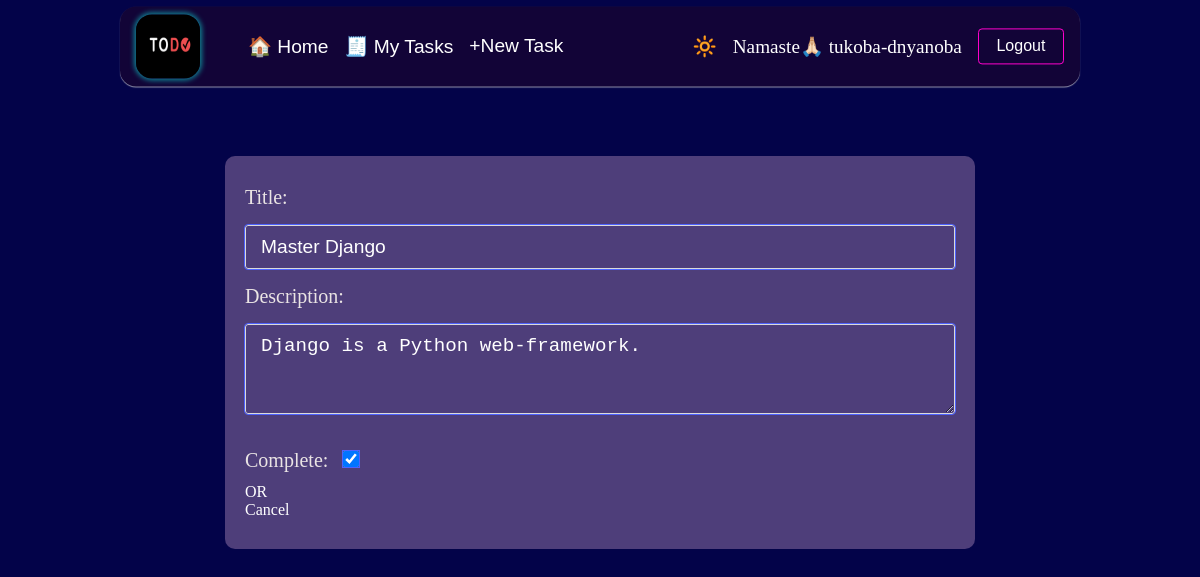
Page /task_update/14 (signed in) on the committed database.
### base/models.py (models this page shows, shortened)
class Task(models.Model):
  user = models.ForeignKey(User, on_delete=models.CASCADE, null=True, blank=True)
  title = models.CharField(max_length=200, null=True, blank=True)
  description = models.TextField(null=True, blank=True)
  complete = models.BooleanField(default=False)
  created = models.DateTimeField(auto_now_add=True)
  class Meta:
    ordering = ['complete', 'created']

### base/views.py (the view)
# urls.py: path('task_update/<int:pk>', TaskUpdate.as_view(), name='task_update'),
class TaskUpdate(LoginRequiredMixin, UpdateView):
  model = Task
  fields = ['title', 'description', 'complete']
  success_url = reverse_lazy('tasks')

### base/templates/base/task_form.html (shortened to what this page needs)
{% extends "base/base.html" %}
{% block main %}
  <div class="form-container">
    {% include 'base/form.html' with p='Save' %}
    <div class="option-btn-container">
      <p>OR</p>
      <a class='login-option-link back-btn' href="{% url 'tasks' %}">Cancel</a>
    </div>
  </div>
{% endblock main %}

### base/templates/base/header.html (shortened to what this page needs)
{% load static %}
<header class="todo-header">
  <div class="left-section">
    <img src="{% static "base/images/todo-logo1.png" %}" id="todo-logo">
    <nav>
      <a href="">🏠 Home</a>
      {% if request.user.is_authenticated %}
        <a href="{% url 'tasks' %}">🧾 My Tasks</a>
        <a href="{% url 'task_create' %}"><span class="new-task-logo">+</span>New Task</a>
      {% endif %}
    </nav>
  </div>
  <div class="right-section">
    {% if request.user.is_authenticated %}
      <span class="theme-icon">
        {% if theme %}
          🌙
        {% else %}
          🔆
        {% endif %}
      </span>
      <span class="username">Namaste🙏🏻 {{request.user}} </span>
      <form action="{% url 'logout' %}" method="POST">
        <input class="logout-btn login-link-btn" type="submit" value="Logout">
      </form>
    {% else %}
      <nav>
        <a class="login-link-btn" href="{% url 'login' %}">Login</a>
        <a class="signup-link-btn" href="{% url 'signup' %}">Signup</a>
      </nav>
    {% endif %}
  </div>
</header>

### base/templates/base/form.html (shortened to what this page needs)
{% for field  in form  %}
  <div class="input-field-wrapper">
    {{field.label_tag}}
    {{field}}
  </div>
{% endfor %}

### base/static/base/css/index.css (style rules this page uses)
* { box-sizing: border-box; margin: 0; padding: 0; border: none; outline: none; background-color: transparent; }
body { min-height: 100vh; width: 100vw; max-width: 70rem; margin: 0 auto; overflow: hidden; overflow-y: scroll; background-color: #030349; color: #fff; }
a { text-decoration: none; color: #fff; }
.todo-header { overflow: hidden; background-color: #120437; box-shadow: 0 1px 1px #dddddda5; position: sticky; top: 0.4rem; height: 5rem; width: 100%; max-width: 60rem; display: flex; justify-content: space-between; align-items: center; margin: 0 auto; padding: 0.5rem 1rem; border-radius: 1rem; font-size: 1.2rem; z-index: 100; }
.left-section, .right-section { display: flex; align-items: center; column-gap: 1rem; }
#todo-logo { border-radius: 1rem; height:4rem; width: 4rem; margin-right: 2rem; box-shadow: 0 0 5px 2px #109aa1d4; }
.todo-header nav { display: flex; align-items: center; column-gap: 1rem; font-family: Arial, Helvetica, sans-serif; }
.login-link-btn, .signup-link-btn { padding: 0.5rem 1.1rem; border-radius: 0.25rem; font-size: 1rem; color: #fff; }
.login-link-btn { border: 1px solid #ff00cc; }
.form-container { margin: 20px auto; min-width:310px; width: 100%; max-width:750px; padding: 30px 20px; background-color: #fac7ec4d; border-radius: 10px; }
.input-field-wrapper { width: 100%; font-size: 1.25rem; }
.input-field-wrapper label { color: #eae4e4; }
.input-field-wrapper input, .input-field-wrapper textarea { padding: 10px; margin: 1rem 0; font-size: 1.2rem; width: 100%; border: 1px solid #dadada; outline: 1px solid #4e63fe; text-indent: 5px; border-radius: 3px; color: #fff; background-color: transparent; }
.input-field-wrapper textarea { height: 90px; }
.input-field-wrapper input::placeholder { color: #b7b7b7; text-indent: 5px; }
input[type='checkbox'] { display: inline-block; width: 1rem; height: 1rem; cursor: pointer; }

### rows in the picture
Task: form "Master Django" "Django is a Python web-framework." "☑"

### other values in the picture
{{ request.user }} "tukoba-dnyanoba"
{{ field.label_tag }} "Title:" "Description:" "Complete:"
